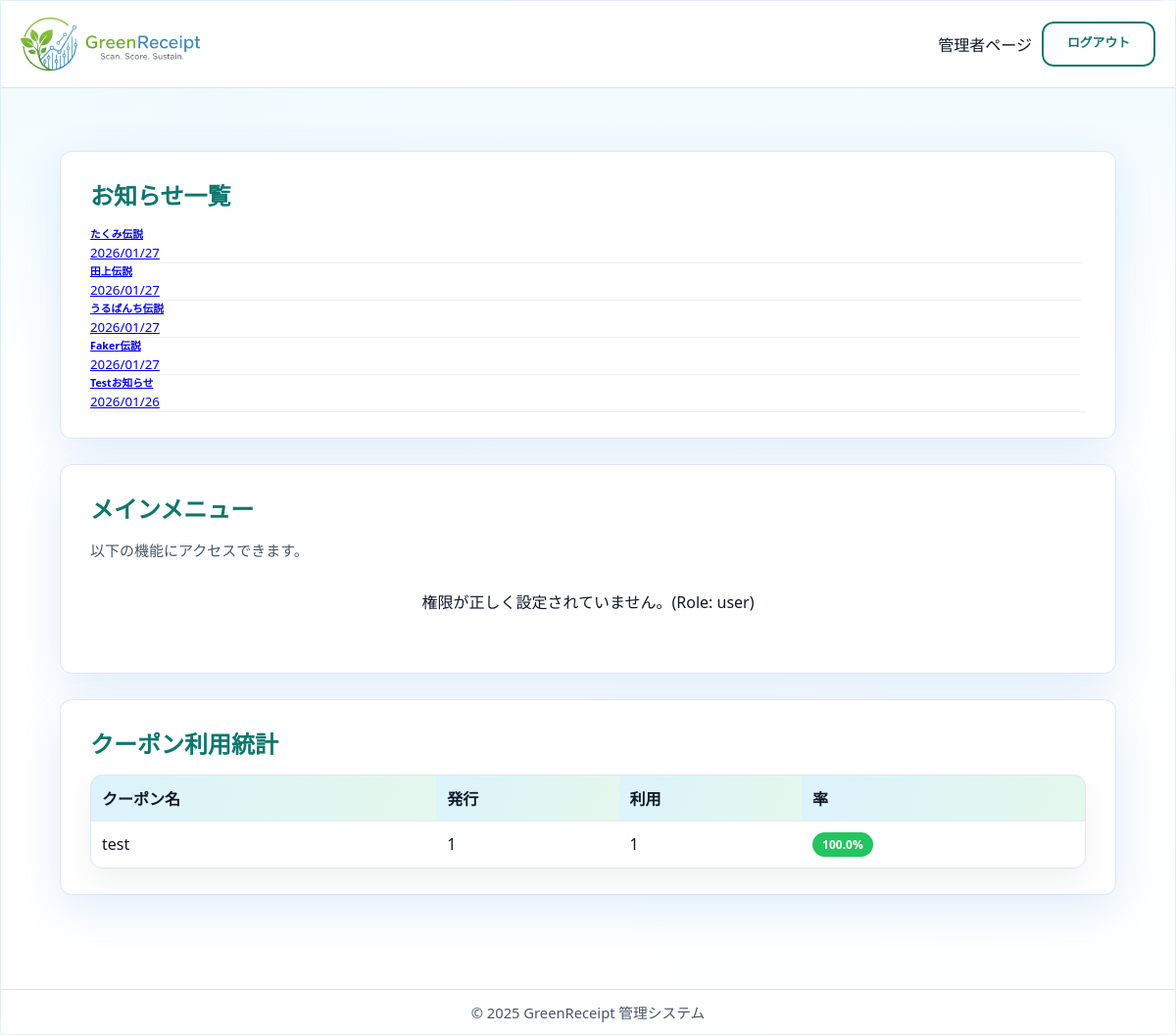
Before: /staff/index/ (signed in) with the older database file.
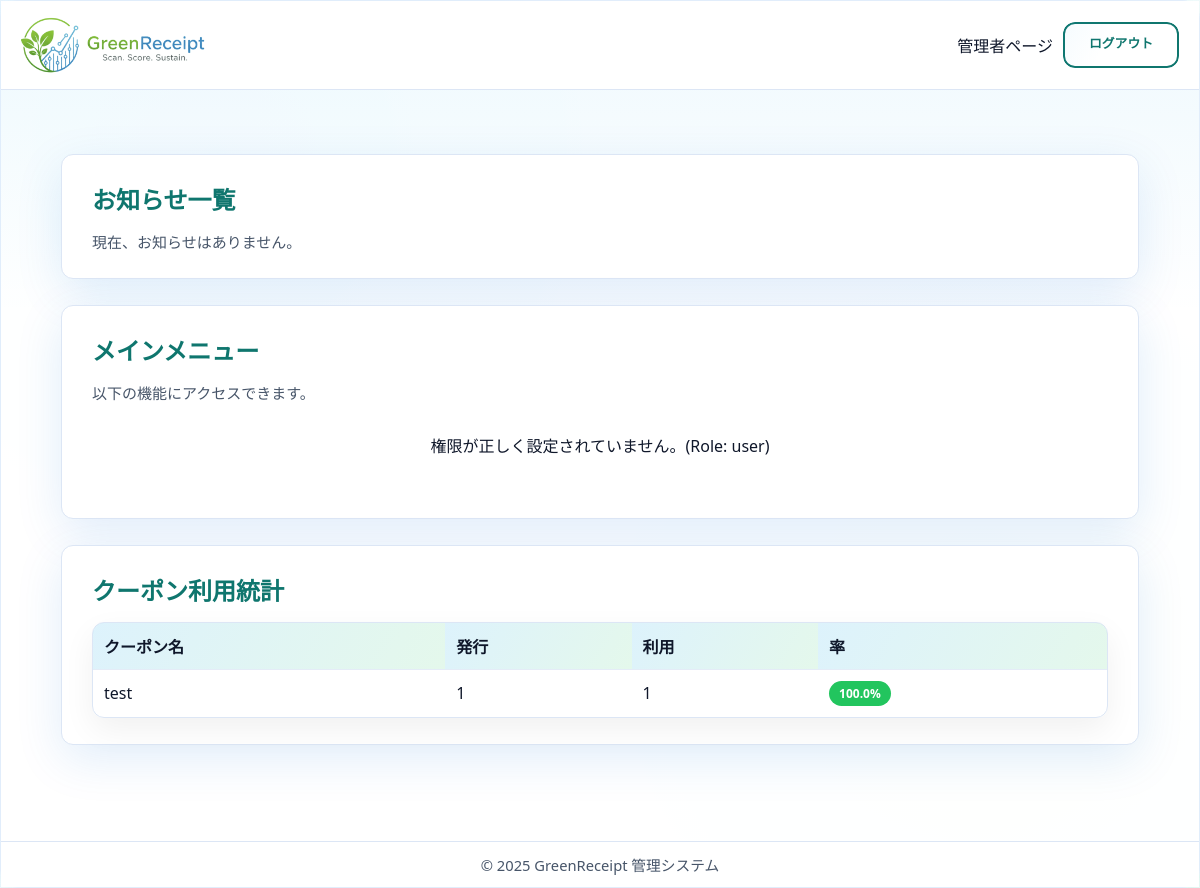
After: the same page with the newer database file.
### core/models.py (models this page shows, shortened)
class Announcement(models.Model):
    title = models.CharField(max_length=100, verbose_name='記事名')
    content = models.TextField(verbose_name='内容')
    file = models.FileField(
        upload_to='announcements/', null=True, blank=True, verbose_name='ファイル')
    created_at = models.DateTimeField(auto_now_add=True, verbose_name='作成日時')
    class Meta:
        verbose_name = 'お知らせ'
        verbose_name_plural = 'お知らせ'

class Coupon(models.Model):
    TYPE_CHOICES = [
        ('percentage', '割引率'),
        ('absolute', '固定額'),
    ]
    title = models.CharField(max_length=64, verbose_name='タイトル')
    description = models.CharField(max_length=64, verbose_name='詳細')
    requirement = models.CharField(max_length=255, blank=True, verbose_name='利用条件')
    type = models.CharField(max_length=64, verbose_name='タイプ', choices=TYPE_CHOICES)
    discount_value = models.DecimalField(
        max_digits=12, decimal_places=2, verbose_name='割引量',validators=[MinValueValidator(1)])
    available_stores = models.ManyToManyField(
        Store, verbose_name='利用可能店舗', blank=True)
    required_points = models.IntegerField(default=0, verbose_name='必要ポイント数', validators=[MinValueValidator(0)])
    STATUS_CHOICES = [
        ('pending', '申請中'),
        ('approved', '承認済み'),
        ('rejected', '却下'),
        ('deletion_requested', '削除申請中'),
    ]
    status = models.CharField(
        max_length=20, choices=STATUS_CHOICES, default='approved', verbose_name='ステータス')
    store = models.ForeignKey(
        Store, on_delete=models.CASCADE, null=True, blank=True, related_name='created_coupons', verbose_name='作成店舗')
    remarks = models.TextField(blank=True, verbose_name='備考')
    rejection_reason = models.TextField(blank=True, verbose_name='却下理由')
    updated_at = models.DateTimeField(auto_now=True, verbose_name='更新日時')
    class Meta:
        verbose_name = 'クーポン'
        verbose_name_plural = 'クーポン'

### core/views.py (the view)
# urls.py: path("staff/index/", views.staff_index, name="staff_index"),
@login_required
def staff_index(request):
    announcements = Announcement.objects.all().order_by('-created_at')
    coupons = Coupon.objects.all()
    coupon_stats = []
    for coupon in coupons:
        holders_count = coupon.customuser_set.count()
        usage_count = CouponUsage.objects.filter(coupon=coupon).count()
        issued_count = holders_count + usage_count
        usage_ratio = 0
        if issued_count > 0:
            usage_ratio = (usage_count / issued_count) * 100
        used_at_my_store = 0
        if request.user.role == 'store' and request.user.store:
            used_at_my_store = CouponUsage.objects.filter(
                coupon=coupon,
                store=request.user.store
            ).count()
        elif request.user.role == 'admin' or request.user.is_superuser:
            used_at_my_store = usage_count
        coupon_stats.append({
            'coupon': coupon,
            'issued_count': issued_count,
            'usage_count': usage_count,
            'usage_ratio': round(usage_ratio, 1),
            'used_at_my_store': used_at_my_store
        })
    return render(request, "admin/staff_index.html", {
        'announcements': announcements,
        'coupon_stats': coupon_stats
    })

### core/templates/admin/staff_index.html (shortened to what this page needs)
{% extends 'admin/admin_base.html' %}
{% load static %}
{% block content %}
  <div class="container-fluid dashboard-section mt-4 px-4">
    <div class="row mb-4">
      <div class="col-12">
        <div class="card shadow-sm">
          <div class="card-header bg-white d-flex justify-content-between align-items-center">
            <h2 class="h5 mb-0">お知らせ一覧</h2>
          </div>
          <div class="card-body">
            {% if announcements %}
              <div class="announcement-list">
                {% for announcement in announcements %}
                  <a href="{% url 'core:announcement_detail' announcement.id %}" class="announcement-item d-flex justify-content-between align-items-center p-3 mb-2 bg-light rounded text-decoration-none text-dark">
                    <div>
                      <h6 class="mb-1 fw-bold">{{ announcement.title }}</h6>
                      <small class="text-muted">{{ announcement.created_at|date:'Y/m/d' }}</small>
                    </div>
                  </a>
                {% endfor %}
              </div>
            {% else %}
              <p class="text-muted text-center py-4">現在、お知らせはありません。</p>
            {% endif %}
          </div>
        </div>
      </div>
    </div>
    <div class="row mb-4">
      <div class="col-12">
        <div class="card shadow-sm">
          <div class="card-header bg-white">
            <h2 class="h4 mb-0">メインメニュー</h2>
          </div>
          <div class="card-body">
            <p class="text-muted">以下の機能にアクセスできます。</p>
            <div class="dashboard-grid">
              {% if not user.role == 'admin' and not user.is_superuser and not user.role == 'store' %}
                <div class="alert alert-warning">
                    権限が正しく設定されていません。(Role: {{ user.role }})
                </div>
              {% endif %}
            </div>
          </div>
        </div>
      </div>
    </div>
    <div class="row">
      <div class="col-12 mb-4">
        <div class="card h-100 shadow-sm">
          <div class="card-header bg-white">
            <h2 class="h5 mb-0">クーポン利用統計</h2>
          </div>
          <div class="card-body p-0">
            {% if coupon_stats %}
              <div class="table-responsive">
                <table class="table table-hover mb-0">
                  <thead class="table-light">
                    <tr>
                      <th class="ps-4">クーポン名</th>
                      <th class="text-center">発行</th>
                      <th class="text-center">利用</th>
                      <th class="text-center">率</th>
                    </tr>
                  </thead>
                  <tbody>
                    {% for stat in coupon_stats %}
                      <tr data-href="{% url 'core:coupon_stats_detail' stat.coupon.id %}" class="clickable-row">
                        <td class="ps-4 fw-bold">{{ stat.coupon.title }}</td>
                        <td class="text-center">{{ stat.issued_count }}</td>
                        <td class="text-center">{{ stat.usage_count }}</td>
                        <td class="text-center">
                            <span class="badge {% if stat.usage_ratio > 30 %}bg-success{% elif stat.usage_ratio > 10 %}bg-primary{% else %}bg-secondary{% endif %}">
                                {{ stat.usage_ratio }}%
                            </span>
                        </td>
                      </tr>
                    {% endfor %}
                  </tbody>
                </table>
              </div>
            {% else %}
              <p class="text-muted text-center py-4">現在、クーポンの統計データはありません。</p>
            {% endif %}
          </div>
        </div>
      </div>
    </div>
  </div>
{% endblock %}

Changed rows visible on the page:
removed Announcement: title "たくみ伝説", created_at "2026/01/27"
removed Announcement: title "田上伝説", created_at "2026/01/27"
removed Announcement: title "うるぱんち伝説", created_at "2026/01/27"
removed Announcement: title "Faker伝説", created_at "2026/01/27"
removed Announcement: title "Testお知らせ", created_at "2026/01/26"
Other visible differences:
text now shown: "現在、お知らせはありません。"
